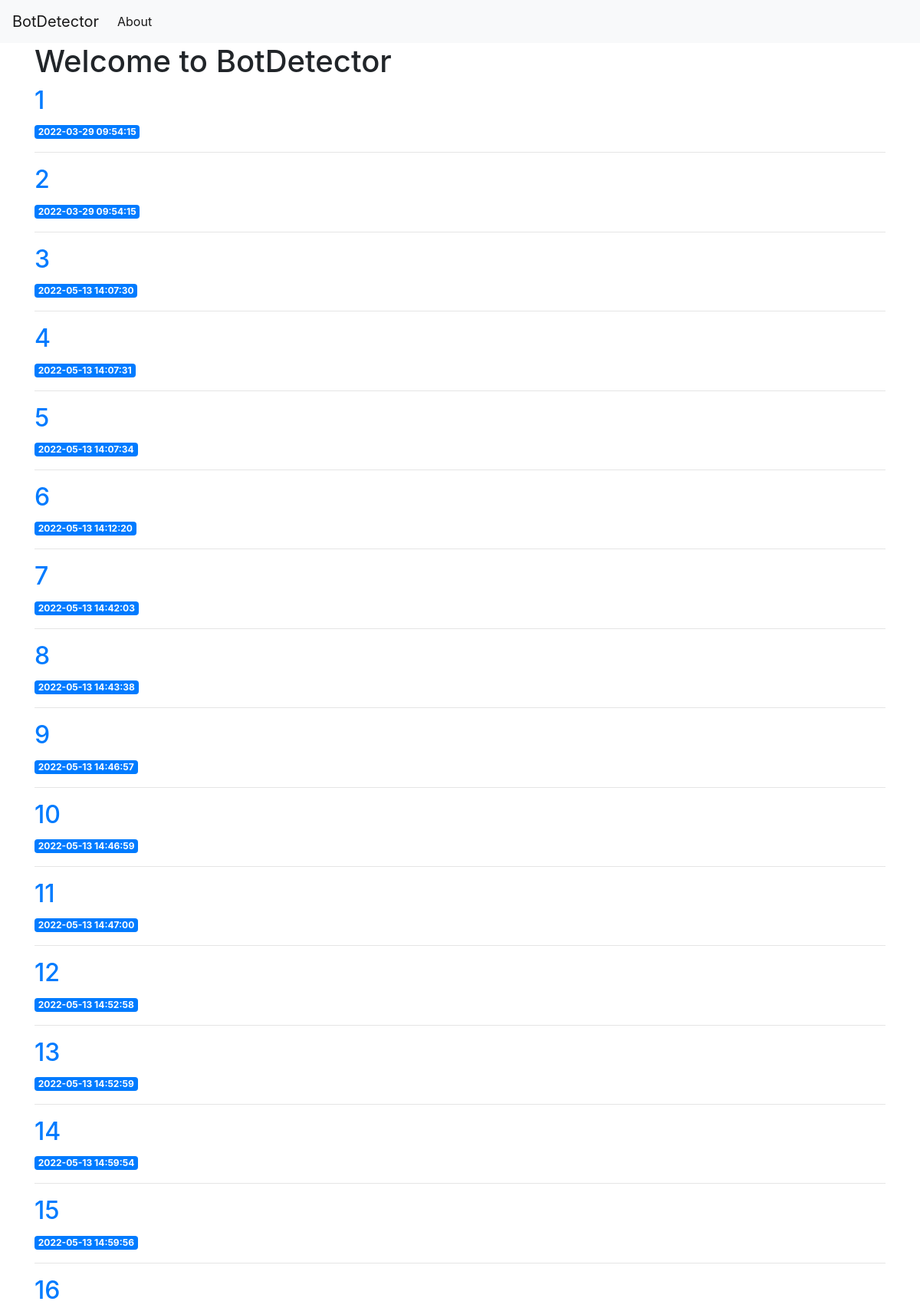
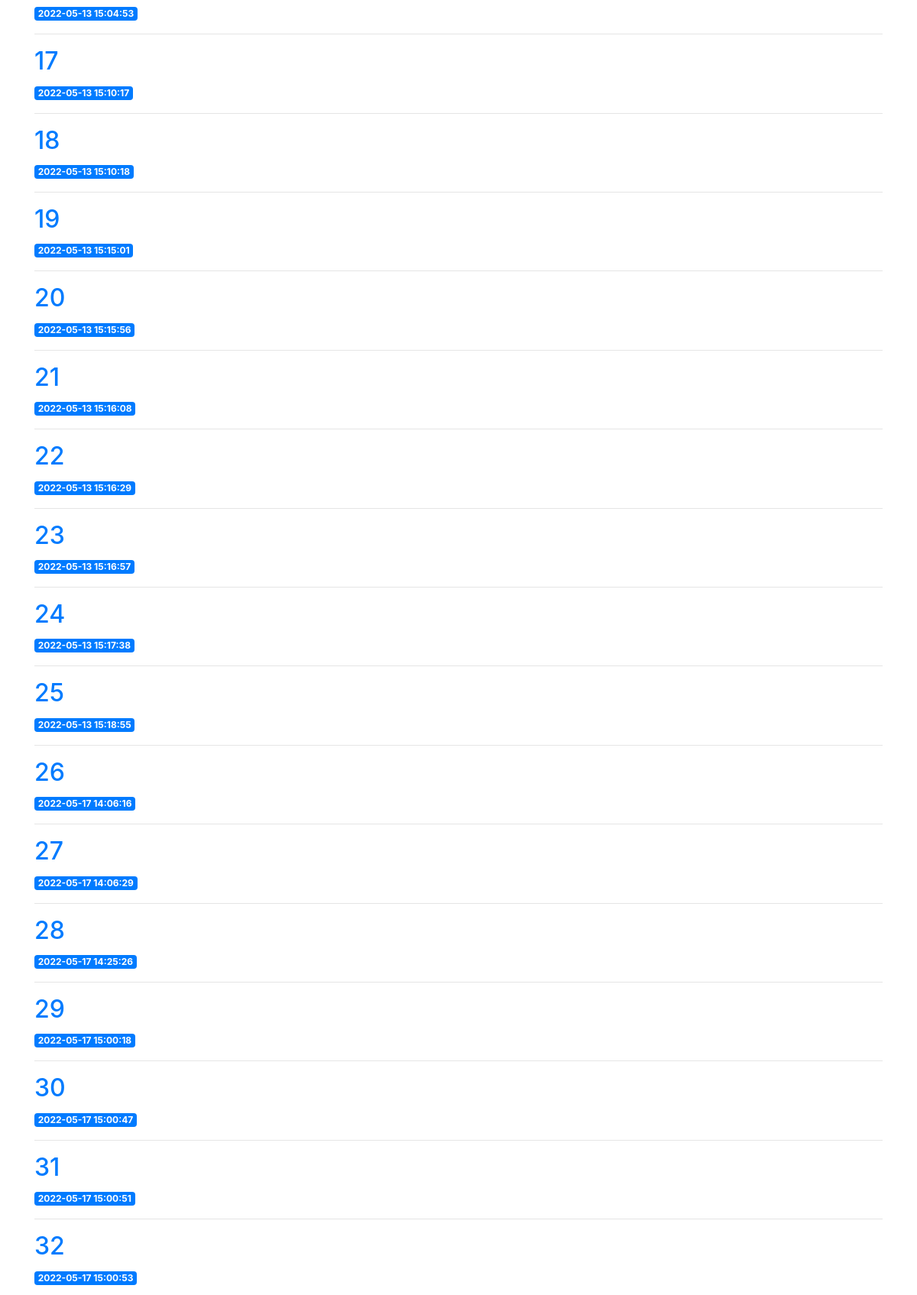
The page / (upper part) on the database its author committed (2 pictures, top to bottom).
### tables this page shows
CREATE TABLE data (
    id INTEGER PRIMARY KEY AUTOINCREMENT,
    created TIMESTAMP NOT NULL DEFAULT CURRENT_TIMESTAMP,
    ip TEXT NOT NULL,
    url TEXT NOT NULL,
    isAutomated TEXT NOT NULL,
    appName TEXT NOT NULL,
    appVersion TEXT NOT NULL,
    cookieEnabled TEXT NOT NULL,
    geolocation TEXT NOT NULL,
    platform TEXT NOT NULL,
    userAgent TEXT NOT NULL,
    javaEnabled TEXT NOT NULL,
    Height INTEGER NOT NULL,
    Width INTEGER NOT NULL,
    OutHeight INTEGER NOT NULL,
    OutWidth INTEGER NOT NULL,
    Opener TEXT NOT NULL,
    evalBrowser INTEGER NOT NULL,
    result TEXT NOT NULL DEFAULT 'undefined'
);

### app.py (the view)
@app.route('/', methods=['GET'])
def index():
    data = module.index()
    return render_template('index.html', data=data)

### import_module.py (called while the page is built)
def get_db_connection():
    conn = sqlite3.connect('database.db')
    conn.row_factory = sqlite3.Row
    return conn

def index():
    conn = get_db_connection()
    data = conn.execute('SELECT * FROM data').fetchall()
    conn.close()
    return data

### templates/index.html
{% extends 'base.html' %}
{% block content %}
    <h1>{% block title %} Welcome to BotDetector {% endblock %}</h1>
    {% for post in data %}
        <a href="{{ url_for('post', post_id=post['id']) }}">
            <h2>{{ post['id'] }}</h2>
        </a>
        <span class="badge badge-primary">{{ post['created'] }}</span>
        <hr>
    {% endfor %}
{% endblock %}

### rows shown on the page
data: id "1", created "2022-03-29 09:54:15"
data: id "2", created "2022-03-29 09:54:15"
data: id "3", created "2022-05-13 14:07:30"
data: id "4", created "2022-05-13 14:07:31"
data: id "5", created "2022-05-13 14:07:34"
data: id "6", created "2022-05-13 14:12:20"
data: id "7", created "2022-05-13 14:42:03"
data: id "8", created "2022-05-13 14:43:38"
data: id "9", created "2022-05-13 14:46:57"
data: id "10", created "2022-05-13 14:46:59"
data: id "11", created "2022-05-13 14:47:00"
data: id "12", created "2022-05-13 14:52:58"
data: id "13", created "2022-05-13 14:52:59"
data: id "14", created "2022-05-13 14:59:54"
data: id "15", created "2022-05-13 14:59:56"
data: id "16", created "2022-05-13 15:04:53"
data: id "17", created "2022-05-13 15:10:17"
data: id "18", created "2022-05-13 15:10:18"
data: id "19", created "2022-05-13 15:15:01"
data: id "20", created "2022-05-13 15:15:56"
data: id "21", created "2022-05-13 15:16:08"
data: id "22", created "2022-05-13 15:16:29"
data: id "23", created "2022-05-13 15:16:57"
data: id "24", created "2022-05-13 15:17:38"
data: id "25", created "2022-05-13 15:18:55"
data: id "26", created "2022-05-17 14:06:16"
data: id "27", created "2022-05-17 14:06:29"
data: id "28", created "2022-05-17 14:25:26"
data: id "29", created "2022-05-17 15:00:18"
data: id "30", created "2022-05-17 15:00:47"
data: id "31", created "2022-05-17 15:00:51"
data: id "32", created "2022-05-17 15:00:53"
